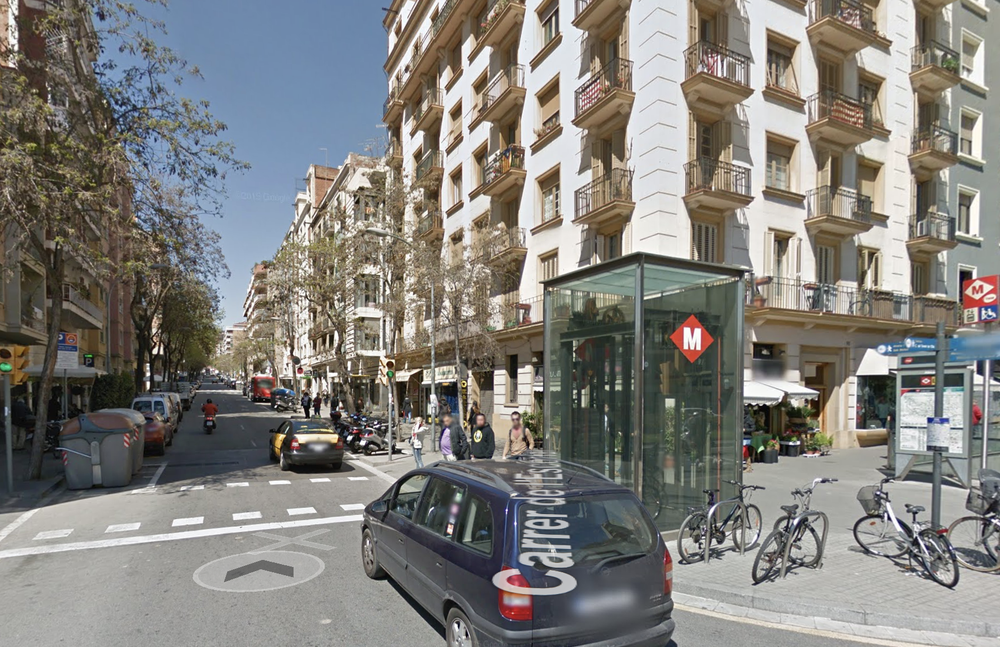
#> input picture scipy/image.png, 1000 x 647 px, shrunk from 1700 x 1100 before the run
$ python 4_rotate_image.py
#> lines starting #> are read from the running program, lines starting #| are printed output that depends on the picture
#!/usr/bin/python3.6
# -*- coding: utf-8 -*-

# https://www.udemy.com/deep-learning-prerequisites-the-numpy-stack-in-python/learn/v4/t/lecture/7984298

import numpy as np
import matplotlib.image as img
import matplotlib.pyplot as plt

IMAGE = img.imread("../scipy/image.png")
#> IMAGE is the input picture: shape (647, 1000, 4) float32; mean R, G, B, A 0.511, 0.505, 0.489, 1

def rotate_loop(image):
    shape = np.shape(image)
    rows = shape[0]
    cols = shape[1]
    layers = shape[2]
    rotated_image = np.zeros((cols, rows, layers))
    for i in range(rows):
        for j in range(cols):
            for k in range(layers):
                rotated_image[j, rows - 1 - i, k] = image[i, j, k]
    return rotated_image

def rotate(image, k=3):
#> called with k = 3
    return np.rot90(image, k)
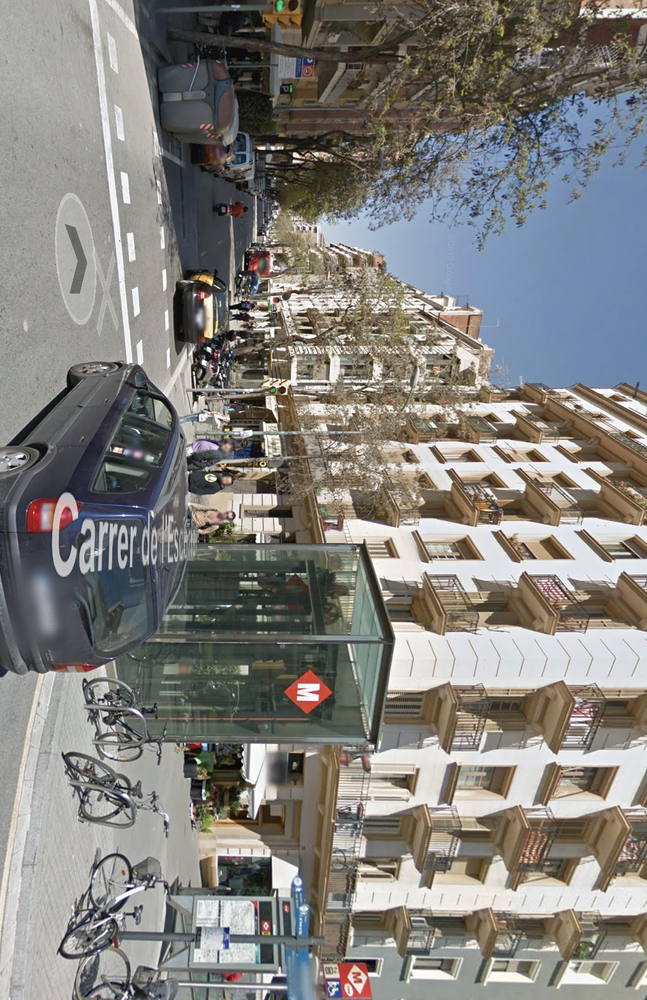
#> returned value: shape (1000, 647, 4) float32; mean of channels 0, 1, 2, 3 0.511, 0.505, 0.489, 1; drawn as R, G, B

rotated_image = rotate(IMAGE)
plt.imshow(rotated_image)
plt.savefig('rot90.png', dpi=300)
